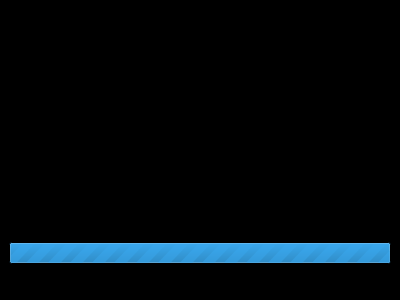
<?xml version="1.0" encoding="UTF-8"?>
<ui version="4.0">
 <class>ProgressSlideshowDialog</class>
 <widget class="QDialog" name="ProgressSlideshowDialog">
  <property name="windowModality">
   <enum>Qt::WindowModal</enum>
  </property>
  <property name="geometry">
   <rect>
    <x>0</x>
    <y>0</y>
    <width>400</width>
    <height>300</height>
   </rect>
  </property>
  <property name="palette">
   <palette>
    <active>
     <colorrole role="WindowText">
      <brush brushstyle="SolidPattern">
       <color alpha="255">
        <red>255</red>
        <green>255</green>
        <blue>255</blue>
       </color>
      </brush>
     </colorrole>
     <colorrole role="Button">
      <brush brushstyle="SolidPattern">
       <color alpha="255">
        <red>0</red>
        <green>0</green>
        <blue>0</blue>
       </color>
      </brush>
     </colorrole>
     <colorrole role="Text">
      <brush brushstyle="SolidPattern">
       <color alpha="255">
        <red>255</red>
        <green>255</green>
        <blue>255</blue>
       </color>
      </brush>
     </colorrole>
     <colorrole role="ButtonText">
      <brush brushstyle="SolidPattern">
       <color alpha="255">
        <red>255</red>
        <green>255</green>
        <blue>255</blue>
       </color>
      </brush>
     </colorrole>
     <colorrole role="Base">
      <brush brushstyle="SolidPattern">
       <color alpha="255">
        <red>0</red>
        <green>0</green>
        <blue>0</blue>
       </color>
      </brush>
     </colorrole>
     <colorrole role="Window">
      <brush brushstyle="SolidPattern">
       <color alpha="255">
        <red>0</red>
        <green>0</green>
        <blue>0</blue>
       </color>
      </brush>
     </colorrole>
    </active>
    <inactive>
     <colorrole role="WindowText">
      <brush brushstyle="SolidPattern">
       <color alpha="255">
        <red>255</red>
        <green>255</green>
        <blue>255</blue>
       </color>
      </brush>
     </colorrole>
     <colorrole role="Button">
      <brush brushstyle="SolidPattern">
       <color alpha="255">
        <red>0</red>
        <green>0</green>
        <blue>0</blue>
       </color>
      </brush>
     </colorrole>
     <colorrole role="Text">
      <brush brushstyle="SolidPattern">
       <color alpha="255">
        <red>255</red>
        <green>255</green>
        <blue>255</blue>
       </color>
      </brush>
     </colorrole>
     <colorrole role="ButtonText">
      <brush brushstyle="SolidPattern">
       <color alpha="255">
        <red>255</red>
        <green>255</green>
        <blue>255</blue>
       </color>
      </brush>
     </colorrole>
     <colorrole role="Base">
      <brush brushstyle="SolidPattern">
       <color alpha="255">
        <red>0</red>
        <green>0</green>
        <blue>0</blue>
       </color>
      </brush>
     </colorrole>
     <colorrole role="Window">
      <brush brushstyle="SolidPattern">
       <color alpha="255">
        <red>0</red>
        <green>0</green>
        <blue>0</blue>
       </color>
      </brush>
     </colorrole>
    </inactive>
    <disabled>
     <colorrole role="WindowText">
      <brush brushstyle="SolidPattern">
       <color alpha="255">
        <red>255</red>
        <green>255</green>
        <blue>255</blue>
       </color>
      </brush>
     </colorrole>
     <colorrole role="Button">
      <brush brushstyle="SolidPattern">
       <color alpha="255">
        <red>0</red>
        <green>0</green>
        <blue>0</blue>
       </color>
      </brush>
     </colorrole>
     <colorrole role="Text">
      <brush brushstyle="SolidPattern">
       <color alpha="255">
        <red>255</red>
        <green>255</green>
        <blue>255</blue>
       </color>
      </brush>
     </colorrole>
     <colorrole role="ButtonText">
      <brush brushstyle="SolidPattern">
       <color alpha="255">
        <red>255</red>
        <green>255</green>
        <blue>255</blue>
       </color>
      </brush>
     </colorrole>
     <colorrole role="Base">
      <brush brushstyle="SolidPattern">
       <color alpha="255">
        <red>0</red>
        <green>0</green>
        <blue>0</blue>
       </color>
      </brush>
     </colorrole>
     <colorrole role="Window">
      <brush brushstyle="SolidPattern">
       <color alpha="255">
        <red>0</red>
        <green>0</green>
        <blue>0</blue>
       </color>
      </brush>
     </colorrole>
    </disabled>
   </palette>
  </property>
  <property name="windowTitle">
   <string/>
  </property>
  <property name="styleSheet">
   <string notr="true">* {
background: black;
color: white;
border: 0;
}</string>
  </property>
  <layout class="QVBoxLayout" name="verticalLayout">
   <property name="leftMargin">
    <number>0</number>
   </property>
   <property name="topMargin">
    <number>0</number>
   </property>
   <property name="rightMargin">
    <number>0</number>
   </property>
   <property name="bottomMargin">
    <number>0</number>
   </property>
   <item>
    <widget class="QLabel" name="imagespace">
     <property name="sizePolicy">
      <sizepolicy hsizetype="Fixed" vsizetype="Fixed">
       <horstretch>0</horstretch>
       <verstretch>0</verstretch>
      </sizepolicy>
     </property>
     <property name="minimumSize">
      <size>
       <width>400</width>
       <height>200</height>
      </size>
     </property>
     <property name="frameShape">
      <enum>QFrame::NoFrame</enum>
     </property>
     <property name="lineWidth">
      <number>0</number>
     </property>
     <property name="text">
      <string/>
     </property>
     <property name="margin">
      <number>0</number>
     </property>
     <property name="indent">
      <number>-1</number>
     </property>
    </widget>
   </item>
   <item>
    <widget class="QFrame" name="frame">
     <property name="frameShape">
      <enum>QFrame::Box</enum>
     </property>
     <property name="frameShadow">
      <enum>QFrame::Plain</enum>
     </property>
     <property name="lineWidth">
      <number>0</number>
     </property>
     <layout class="QVBoxLayout" name="verticalLayout_2">
      <item>
       <widget class="QLabel" name="statusLabel">
        <property name="font">
         <font>
          <pointsize>11</pointsize>
         </font>
        </property>
        <property name="text">
         <string/>
        </property>
        <property name="wordWrap">
         <bool>true</bool>
        </property>
       </widget>
      </item>
      <item>
       <widget class="QProgressBar" name="progressBar">
        <property name="maximum">
         <number>0</number>
        </property>
        <property name="value">
         <number>0</number>
        </property>
       </widget>
      </item>
      <item>
       <widget class="QLabel" name="mbwrittenLabel">
        <property name="font">
         <font>
          <pointsize>11</pointsize>
         </font>
        </property>
        <property name="text">
         <string/>
        </property>
       </widget>
      </item>
     </layout>
    </widget>
   </item>
  </layout>
 </widget>
 <resources/>
 <connections/>
</ui>
